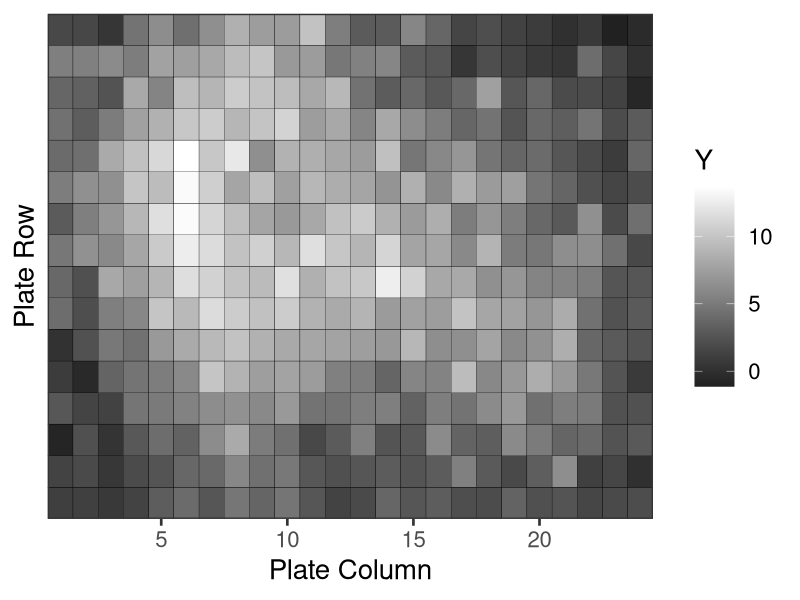

Write R code to recreate this figure.
library(ggplot2)

m <- as.matrix(read.csv('input/data-2Dmesh.txt', header=FALSE))
rownames(m) <- 1:16
colnames(m) <- 1:24
d_melt <- reshape2::melt(m)
colnames(d_melt) <- c('i','j','Y')

p <- ggplot(data=d_melt, aes(x=j, y=i, z=Y, fill=Y))
p <- p + theme_bw(base_size=20)
p <- p + theme(legend.key.size=grid::unit(2.0, 'lines'), panel.background=element_blank())
p <- p + geom_tile(color='black')
p <- p + scale_fill_gradient2(midpoint=median(m), low='black', mid='gray50', high='white')
p <- p + scale_x_continuous(breaks=c(5,10,15,20))
p <- p + scale_y_reverse(breaks=c(5,10,15))
p <- p + xlab('Plate Column') + ylab('Plate Row')
p <- p + coord_cartesian(xlim=c(0.5, 24.5), ylim=c(0.5, 16.5), expand=FALSE)
ggsave(p, file='output/fig12-8.png', dpi=300, w=6.4, h=4)
